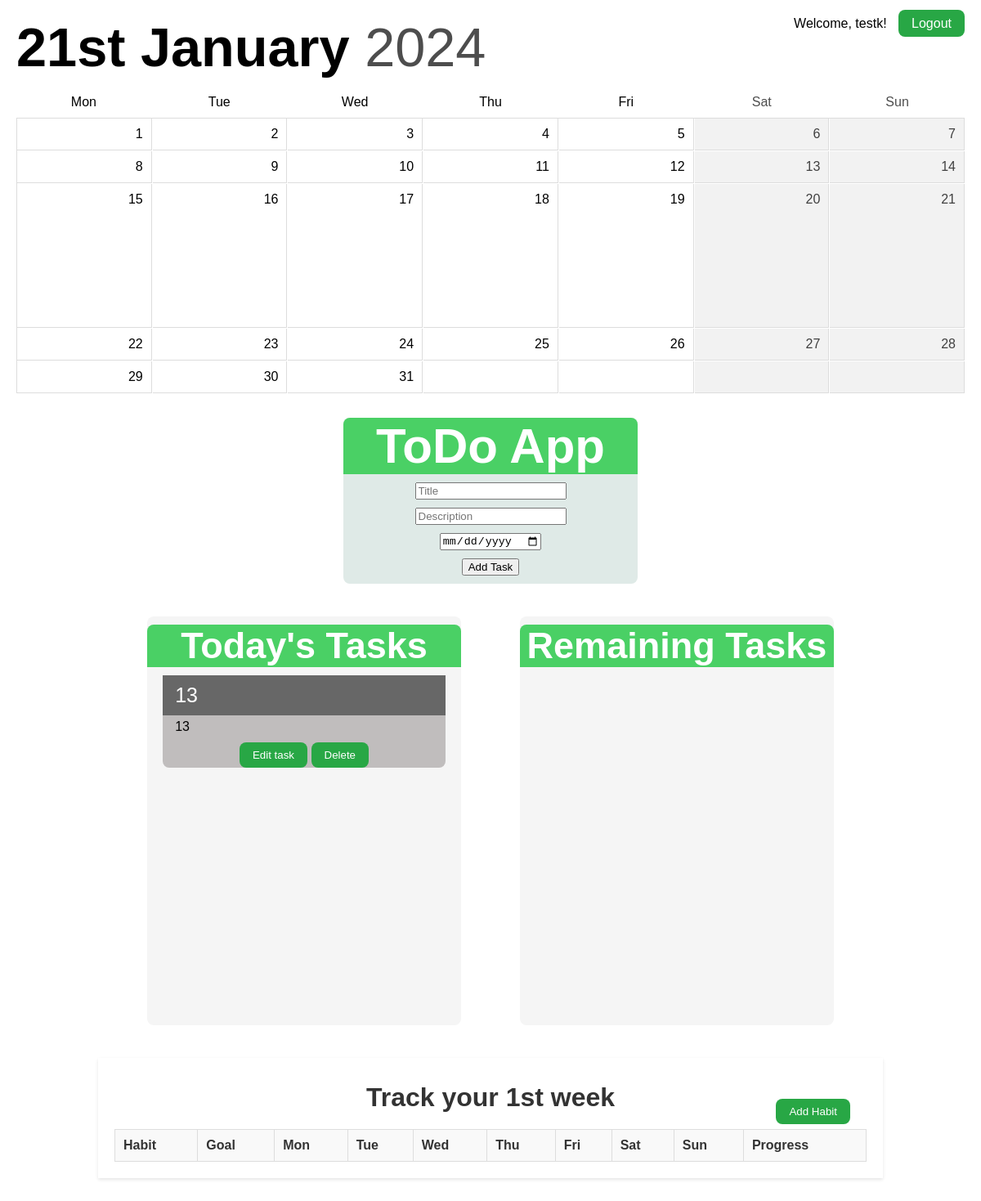
/ (signed in), run on an earlier commit of the app's database.
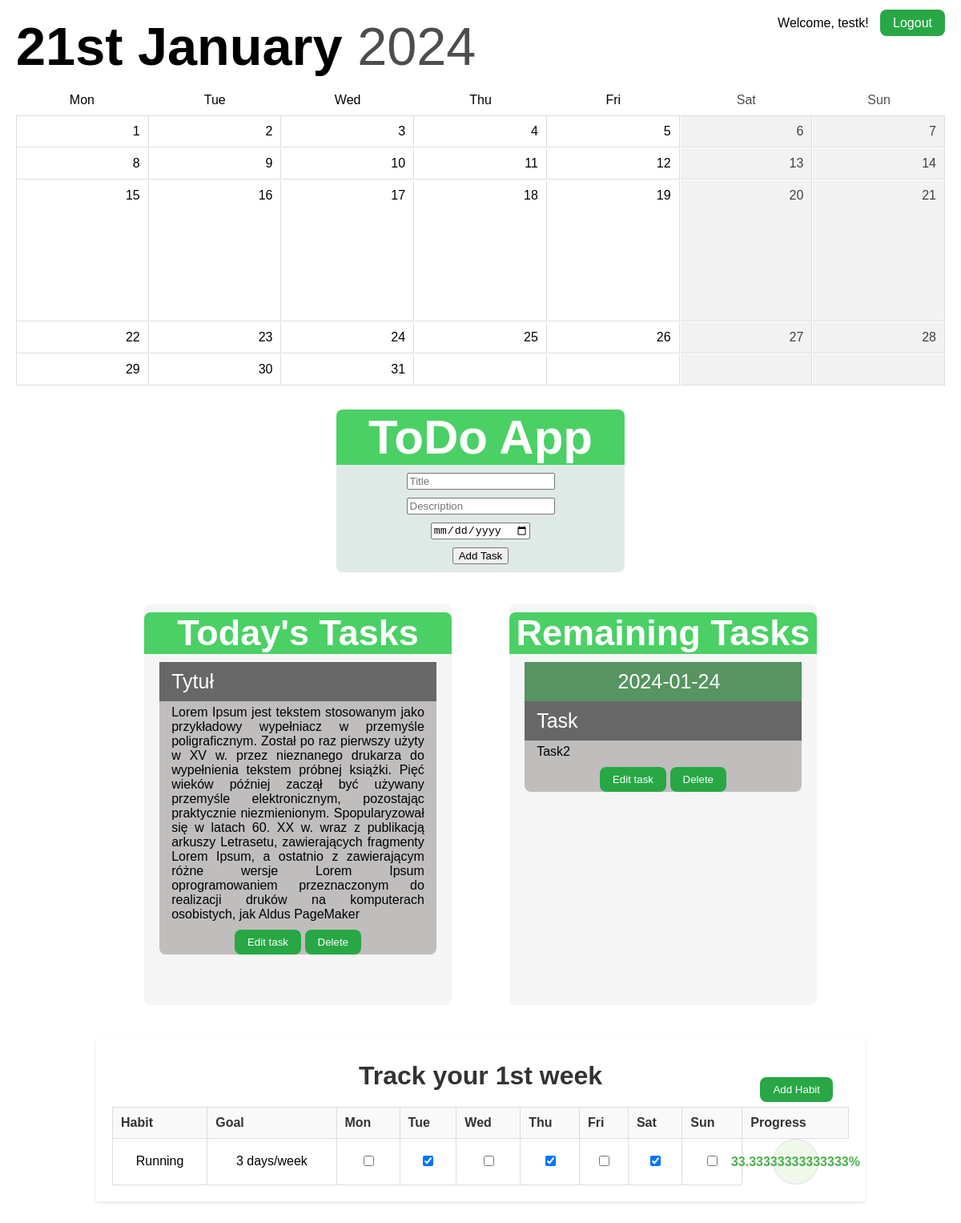
And on a later commit of the database.
### app.py (models this page shows)
class User(db.Model):
    id = db.Column(db.Integer, primary_key=True)
    username = db.Column(db.String(80), unique=True, nullable=False)
    password = db.Column(db.String(120), nullable=False)

class Task(db.Model):
    id = db.Column(db.Integer, primary_key=True)
    title = db.Column(db.String(80), nullable=False)
    description = db.Column(db.String(200), nullable=False)
    day = db.Column(db.String(20), nullable=False)
    user_id = db.Column(db.Integer, db.ForeignKey('user.id'), nullable=False)
    user = db.relationship('User', backref=db.backref('tasks', lazy=True))

class Habit(db.Model):
    id = db.Column(db.Integer, primary_key=True)
    habit_name = db.Column(db.String(100), nullable=False)
    goal_days = db.Column(db.Integer, nullable=False)
    user_id = db.Column(db.Integer, db.ForeignKey('user.id'), nullable=False)
    user = db.relationship('User', backref=db.backref('habits', lazy=True))

### app.py (the view)
@app.route('/')
def home():
    if 'user_id' not in session:
        return redirect(url_for('login'))
    user_id = session['user_id']
    user = User.query.get(user_id)
    if user:
        calendar_data = generate_calendar_data()
        habits = Habit.query.filter_by(user_id=user.id).all()
        habit_logs = HabitLog.query.filter(
            HabitLog.habit_id.in_([habit.id for habit in habits]),
            db.extract('month', HabitLog.log_date) == datetime.datetime.now().month
        ).all()
        habit_tracking_data = {}
        for habit in habits:
            habit_logs_for_habit = [log for log in habit_logs if log.habit_id == habit.id]
            habit_tracking_data[habit.id] = {
                'habit_name': habit.habit_name,
                'goal_days': habit.goal_days,
                'logs': {log.log_date.day: log.progress for log in habit_logs_for_habit}
            }
        now = datetime.datetime.now()
        formatted_date = f"{ordinal(now.day)} {now.strftime('%B')}"
        current_year = f"{now.strftime('%Y')}"
        checkbox_states = get_checkbox_states(user.id)
        tasks = Task.query.filter_by(user_id=user.id).all()
        today = datetime.datetime.today().date()
        tasks_today = Task.query.filter_by(user_id=user.id, day=today).all()
        tasks_remaining = Task.query.filter(Task.user_id == user.id, Task.day > today).all()
        return render_template('index.html', user=user, calendar_data=calendar_data,
                               formatted_date=formatted_date, current_year=current_year, username=user.username,
                               habits=habits, habit_tracking_data=habit_tracking_data, checkbox_states=checkbox_states,
                               tasks=tasks, tasks_today=tasks_today, tasks_remaining=tasks_remaining)
    else:
        return redirect(url_for('login'))

### app.py (called while the page is built)
def generate_calendar_data(year=None, month=None):
    now = datetime.datetime.now()
    current_year = year or now.year
    current_month = month or now.month
    _, days_in_month = calendar.monthrange(current_year, current_month)
    first_day_of_month = datetime.date(current_year, current_month, 1)
    first_day_of_week = first_day_of_month.weekday()
    leading_empty_cells = first_day_of_week
    calendar_grid = [None] * leading_empty_cells + list(range(1, days_in_month + 1))
    trailing_empty_cells = (7 - (len(calendar_grid) % 7)) % 7
    calendar_grid += [None] * trailing_empty_cells
    calendar_grid_2d = [calendar_grid[i:i+7] for i in range(0, len(calendar_grid), 7)]
    calendar_data = {
        'current_date': now.strftime("%B %Y"),
        'days_in_month': calendar_grid_2d,
        'current_day': now.day,
    }
    return calendar_data

def ordinal(number):
    if 10 <= number % 100 <= 20:
        suffix = 'th'
    else:
        suffix = {1: 'st', 2: 'nd', 3: 'rd'}.get(number % 10, 'th')
    return f"{number}{suffix}"

def get_checkbox_states(user_id):
    checkbox_states = {}
    habit_logs = HabitLog.query.join(Habit).filter(Habit.user_id == user_id).all()
    for log in habit_logs:
        checkbox_states[(log.habit_id, log.day_index)] = log.checked
    return checkbox_states

### templates/index.html (shortened to what this page needs)
<!DOCTYPE html>
<html lang="en">
<head>
        <link rel="stylesheet" href="../static/style.css">
</head>
<body>
    <div id="top-bar">
        <div id="date">
            <span class="formatted-date">{{ formatted_date }}</span>
            <span class="current-year">{{ current_year }}</span>
        </div>
        <div id="account">
            {% if username %}
            <span class="username">Welcome, {{ username }}!</span>
            <a href="{{ url_for('logout') }}" class="logout-button">Logout</a>
            {% endif %}
        </div>
    </div>
    <div id="calendar">
        <div id="weekdays">
            <div class="name">Mon</div>
            <div class="name">Tue</div>
            <div class="name">Wed</div>
            <div class="name">Thu</div>
            <div class="name">Fri</div>
            <div class="weekend">Sat</div>
            <div class="weekend">Sun</div>
        </div>
        <div id="month-view">
            {% for week in calendar_data.days_in_month %}
            {% for day in week %}
            {% if day %}
            {% if day == calendar_data.current_day %}
            <div class="day current-day">{{ day }}</div>
            {% else %}
            <div class="day">{{ day }}</div>
            {% endif %}
            {% else %}
            <div class="day"></div>
            {% endif %}
            {% endfor %}
            {% endfor %}
        </div>
    </div>
    <div class="to-do">
        <div class="to-do-head">
            <h1>ToDo App</h1>
        </div>
        <form method="POST" action="/add_task">
            <input type="text" name="title" placeholder="Title" class="field">
            <input type="text" name="description" placeholder="Description" class="field">
            <input type="date" name="day" class="field">
            <input type="submit" value="Add Task" class="field">
        </form>
    </div>
    <div class="task-container">
        <div class="t-tasks">
            <div class="t-tasks-header">
                <h2>Today's Tasks</h2>
            </div>
            {% for task in tasks_today %}
                <div class="tasks">
                    <p class="task-title">{{ task.title }}</p>
                    <p class="task-d">{{ task.description }}</p>
                    <button type="button" class="tasks-button">Edit task</button>
                    <button type="button" class="tasks-button" onclick="location.href='/delete_task/{{ task.id }}'">Delete</button>
                </div>
            {% endfor %}
        </div>
        <div class="r-tasks">
            <div class="r-tasks-header">
                <h2>Remaining Tasks</h2>
            </div>
            {% for task in tasks_remaining %}
                <div class="tasks">
                    <p class="task-day">{{ task.day }}</p>
                    <p class="task-title">{{ task.title }} </p>
                    <p class="task-d">{{ task.description }}</p>
                    <button type="button" class="tasks-button">Edit task</button>
                    <button type="button" class="tasks-button" onclick="location.href='/delete_task/{{ task.id }}'">Delete</button>
                </div>
            {% endfor %}
        </div>
    </div>
    <div class="tracker-container">
        <header>
            <h1>Track your 1st week</h1>
            <button class="addHabitButton">Add Habit</button>
        </header>
        <table class="habit-tracker">
            <thead>
              <tr>
                <th>Habit</th>
                <th>Goal</th>
                {% for day in ['Mon', 'Tue', 'Wed', 'Thu', 'Fri', 'Sat', 'Sun'] %}
                  <th>{{ day }}</th>
                {% endfor %}
                <th>Progress</th>
              </tr>
            </thead>
            <tbody>
              {% for habit in habits %}
                <tr>
                    <td>{{ habit.habit_name }}</td>
                    <td>{{ habit.goal_days }} days/week</td>
                    {% for day in ['Mon', 'Tue', 'Wed', 'Thu', 'Fri', 'Sat', 'Sun'] %}
                        <td>
                           <input
                               type="checkbox"
                               data-habit-id="{{ habit.id }}"
                               data-day-index="{{ loop.index }}"
                               {% if (habit.id, loop.index) in checkbox_states and checkbox_states[(habit.id, loop.index)] %}checked{% endif %}
                           >
                        </td>
                    {% endfor %}
                    <td class="progress habit-{{ habit.id }}-progress">{{ habit_tracking_data[habit.id]['logs']|length / habit.goal_days * 100 }}%</td>
                </tr>
            </tbody>
          {% endfor %}
        </table>
    </div>
</body>
</html>

What changed in the data, as far as the page shows it:
removed Task: title "13", description "13", shown under "Today's Tasks"
added Task: title "Tytuł", description "Lorem Ipsum jest tekstem stosowanym jako przykładowy wypełniacz w przemyśle poligraficznym. Został po raz pierwszy użyty w XV w. przez nieznanego drukarza do wypełnienia tekstem próbnej książki. Pięć wieków później zaczął być używany przemyśle elektronicznym, pozostając praktycznie niezmienionym. Spopularyzował się w latach 60. XX w. wraz z publikacją arkuszy Letrasetu, zawierających fragmenty Lorem Ipsum, a ostatnio z zawierającym różne wersje Lorem Ipsum oprogramowaniem przeznaczonym do realizacji druków na komputerach osobistych, jak Aldus PageMaker", shown under "Today's Tasks"
added Task: day "2024-01-24", title "Task", description "Task2", shown under "Remaining Tasks"
added Habit: habit_name "Running", goal_days "3", id "☑" "☑" "☑", habit_tracking_data "33.33333333333333"
